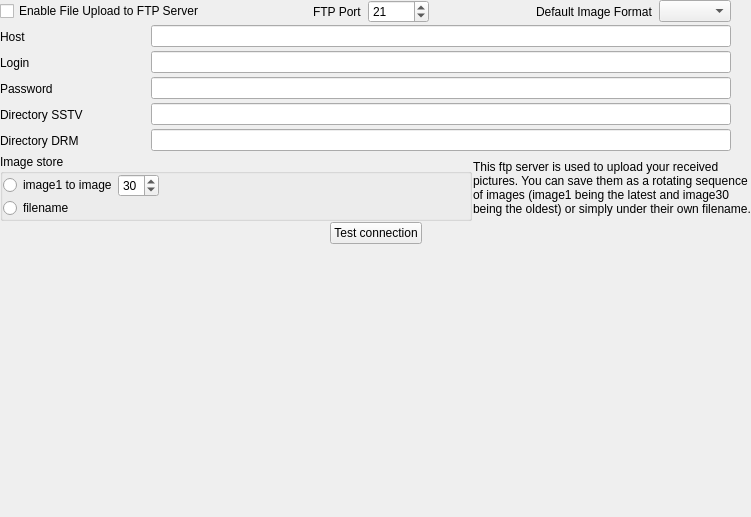
<?xml version="1.0" encoding="UTF-8"?>
<ui version="4.0">
 <class>ftpConfig</class>
 <widget class="QWidget" name="ftpConfig">
  <property name="geometry">
   <rect>
    <x>0</x>
    <y>0</y>
    <width>751</width>
    <height>517</height>
   </rect>
  </property>
  <property name="windowTitle">
   <string>Form</string>
  </property>
  <layout class="QVBoxLayout" name="verticalLayout_2">
   <property name="spacing">
    <number>1</number>
   </property>
   <property name="leftMargin">
    <number>0</number>
   </property>
   <property name="topMargin">
    <number>0</number>
   </property>
   <property name="rightMargin">
    <number>0</number>
   </property>
   <property name="bottomMargin">
    <number>0</number>
   </property>
   <item>
    <layout class="QHBoxLayout" name="_2">
     <property name="spacing">
      <number>6</number>
     </property>
     <property name="leftMargin">
      <number>0</number>
     </property>
     <property name="topMargin">
      <number>0</number>
     </property>
     <property name="rightMargin">
      <number>0</number>
     </property>
     <property name="bottomMargin">
      <number>0</number>
     </property>
     <item>
      <widget class="QCheckBox" name="enableFTPCheckBox">
       <property name="text">
        <string>Enable File Upload to FTP Server</string>
       </property>
      </widget>
     </item>
     <item>
      <spacer>
       <property name="orientation">
        <enum>Qt::Horizontal</enum>
       </property>
       <property name="sizeType">
        <enum>QSizePolicy::Expanding</enum>
       </property>
       <property name="sizeHint" stdset="0">
        <size>
         <width>20</width>
         <height>20</height>
        </size>
       </property>
      </spacer>
     </item>
     <item>
      <widget class="QLabel" name="ftpPortLabel">
       <property name="text">
        <string>FTP Port</string>
       </property>
       <property name="wordWrap">
        <bool>false</bool>
       </property>
      </widget>
     </item>
     <item>
      <widget class="QSpinBox" name="ftpPortSpinBox">
       <property name="minimum">
        <number>1</number>
       </property>
       <property name="maximum">
        <number>10000</number>
       </property>
       <property name="value">
        <number>21</number>
       </property>
      </widget>
     </item>
     <item>
      <spacer>
       <property name="orientation">
        <enum>Qt::Horizontal</enum>
       </property>
       <property name="sizeType">
        <enum>QSizePolicy::Expanding</enum>
       </property>
       <property name="sizeHint" stdset="0">
        <size>
         <width>20</width>
         <height>20</height>
        </size>
       </property>
      </spacer>
     </item>
     <item>
      <widget class="QLabel" name="defaultImageModeLabel">
       <property name="text">
        <string>Default Image Format</string>
       </property>
       <property name="wordWrap">
        <bool>false</bool>
       </property>
      </widget>
     </item>
     <item>
      <widget class="QComboBox" name="ftpDefaultImageFormatComboBox"/>
     </item>
     <item>
      <spacer>
       <property name="orientation">
        <enum>Qt::Horizontal</enum>
       </property>
       <property name="sizeType">
        <enum>QSizePolicy::Preferred</enum>
       </property>
       <property name="sizeHint" stdset="0">
        <size>
         <width>20</width>
         <height>20</height>
        </size>
       </property>
      </spacer>
     </item>
    </layout>
   </item>
   <item>
    <layout class="QHBoxLayout" name="_4">
     <property name="spacing">
      <number>6</number>
     </property>
     <property name="leftMargin">
      <number>0</number>
     </property>
     <property name="topMargin">
      <number>0</number>
     </property>
     <property name="rightMargin">
      <number>0</number>
     </property>
     <property name="bottomMargin">
      <number>0</number>
     </property>
     <item>
      <widget class="QLabel" name="remoteHostLabel">
       <property name="sizePolicy">
        <sizepolicy hsizetype="Fixed" vsizetype="Fixed">
         <horstretch>0</horstretch>
         <verstretch>0</verstretch>
        </sizepolicy>
       </property>
       <property name="minimumSize">
        <size>
         <width>145</width>
         <height>25</height>
        </size>
       </property>
       <property name="text">
        <string>Host</string>
       </property>
       <property name="wordWrap">
        <bool>false</bool>
       </property>
      </widget>
     </item>
     <item>
      <widget class="QLineEdit" name="remoteHostLineEdit"/>
     </item>
     <item>
      <spacer>
       <property name="orientation">
        <enum>Qt::Horizontal</enum>
       </property>
       <property name="sizeType">
        <enum>QSizePolicy::Preferred</enum>
       </property>
       <property name="sizeHint" stdset="0">
        <size>
         <width>20</width>
         <height>20</height>
        </size>
       </property>
      </spacer>
     </item>
    </layout>
   </item>
   <item>
    <layout class="QHBoxLayout" name="_3">
     <property name="spacing">
      <number>6</number>
     </property>
     <property name="leftMargin">
      <number>0</number>
     </property>
     <property name="topMargin">
      <number>0</number>
     </property>
     <property name="rightMargin">
      <number>0</number>
     </property>
     <property name="bottomMargin">
      <number>0</number>
     </property>
     <item>
      <widget class="QLabel" name="ftploginLabel">
       <property name="sizePolicy">
        <sizepolicy hsizetype="Fixed" vsizetype="Fixed">
         <horstretch>0</horstretch>
         <verstretch>0</verstretch>
        </sizepolicy>
       </property>
       <property name="minimumSize">
        <size>
         <width>145</width>
         <height>25</height>
        </size>
       </property>
       <property name="text">
        <string>Login</string>
       </property>
       <property name="wordWrap">
        <bool>false</bool>
       </property>
      </widget>
     </item>
     <item>
      <widget class="QLineEdit" name="ftpLoginLineEdit"/>
     </item>
     <item>
      <spacer>
       <property name="orientation">
        <enum>Qt::Horizontal</enum>
       </property>
       <property name="sizeType">
        <enum>QSizePolicy::Preferred</enum>
       </property>
       <property name="sizeHint" stdset="0">
        <size>
         <width>20</width>
         <height>20</height>
        </size>
       </property>
      </spacer>
     </item>
    </layout>
   </item>
   <item>
    <layout class="QHBoxLayout">
     <property name="spacing">
      <number>6</number>
     </property>
     <property name="leftMargin">
      <number>0</number>
     </property>
     <property name="topMargin">
      <number>0</number>
     </property>
     <property name="rightMargin">
      <number>0</number>
     </property>
     <property name="bottomMargin">
      <number>0</number>
     </property>
     <item>
      <widget class="QLabel" name="passwordLabel">
       <property name="sizePolicy">
        <sizepolicy hsizetype="Fixed" vsizetype="Fixed">
         <horstretch>0</horstretch>
         <verstretch>0</verstretch>
        </sizepolicy>
       </property>
       <property name="minimumSize">
        <size>
         <width>145</width>
         <height>25</height>
        </size>
       </property>
       <property name="text">
        <string>Password</string>
       </property>
       <property name="wordWrap">
        <bool>false</bool>
       </property>
      </widget>
     </item>
     <item>
      <widget class="QLineEdit" name="ftpPasswordLineEdit">
       <property name="echoMode">
        <enum>QLineEdit::Password</enum>
       </property>
      </widget>
     </item>
     <item>
      <spacer>
       <property name="orientation">
        <enum>Qt::Horizontal</enum>
       </property>
       <property name="sizeType">
        <enum>QSizePolicy::Preferred</enum>
       </property>
       <property name="sizeHint" stdset="0">
        <size>
         <width>20</width>
         <height>20</height>
        </size>
       </property>
      </spacer>
     </item>
    </layout>
   </item>
   <item>
    <layout class="QHBoxLayout" name="_5">
     <property name="spacing">
      <number>6</number>
     </property>
     <property name="leftMargin">
      <number>0</number>
     </property>
     <property name="topMargin">
      <number>0</number>
     </property>
     <property name="rightMargin">
      <number>0</number>
     </property>
     <property name="bottomMargin">
      <number>0</number>
     </property>
     <item>
      <widget class="QLabel" name="remoteSSTVDirectoryLabel">
       <property name="sizePolicy">
        <sizepolicy hsizetype="Fixed" vsizetype="Fixed">
         <horstretch>0</horstretch>
         <verstretch>0</verstretch>
        </sizepolicy>
       </property>
       <property name="minimumSize">
        <size>
         <width>145</width>
         <height>25</height>
        </size>
       </property>
       <property name="text">
        <string>Directory SSTV</string>
       </property>
       <property name="wordWrap">
        <bool>false</bool>
       </property>
      </widget>
     </item>
     <item>
      <widget class="QLineEdit" name="remoteSSTVDirectoryLineEdit"/>
     </item>
     <item>
      <spacer>
       <property name="orientation">
        <enum>Qt::Horizontal</enum>
       </property>
       <property name="sizeType">
        <enum>QSizePolicy::Preferred</enum>
       </property>
       <property name="sizeHint" stdset="0">
        <size>
         <width>20</width>
         <height>20</height>
        </size>
       </property>
      </spacer>
     </item>
    </layout>
   </item>
   <item>
    <layout class="QHBoxLayout" name="_6">
     <property name="spacing">
      <number>6</number>
     </property>
     <property name="leftMargin">
      <number>0</number>
     </property>
     <property name="topMargin">
      <number>0</number>
     </property>
     <property name="rightMargin">
      <number>0</number>
     </property>
     <property name="bottomMargin">
      <number>0</number>
     </property>
     <item>
      <widget class="QLabel" name="remoteDRMDirectoryLabel">
       <property name="sizePolicy">
        <sizepolicy hsizetype="Fixed" vsizetype="Fixed">
         <horstretch>0</horstretch>
         <verstretch>0</verstretch>
        </sizepolicy>
       </property>
       <property name="minimumSize">
        <size>
         <width>145</width>
         <height>25</height>
        </size>
       </property>
       <property name="text">
        <string>Directory DRM</string>
       </property>
       <property name="wordWrap">
        <bool>false</bool>
       </property>
      </widget>
     </item>
     <item>
      <widget class="QLineEdit" name="remoteDRMDirectoryLineEdit"/>
     </item>
     <item>
      <spacer>
       <property name="orientation">
        <enum>Qt::Horizontal</enum>
       </property>
       <property name="sizeType">
        <enum>QSizePolicy::Preferred</enum>
       </property>
       <property name="sizeHint" stdset="0">
        <size>
         <width>20</width>
         <height>20</height>
        </size>
       </property>
      </spacer>
     </item>
    </layout>
   </item>
   <item>
    <layout class="QHBoxLayout" name="horizontalLayout_3">
     <item>
      <widget class="QGroupBox" name="groupBox">
       <property name="title">
        <string>Image store</string>
       </property>
       <layout class="QVBoxLayout" name="verticalLayout">
        <property name="spacing">
         <number>1</number>
        </property>
        <property name="leftMargin">
         <number>0</number>
        </property>
        <property name="topMargin">
         <number>0</number>
        </property>
        <property name="rightMargin">
         <number>0</number>
        </property>
        <property name="bottomMargin">
         <number>0</number>
        </property>
        <item>
         <layout class="QHBoxLayout" name="horizontalLayout_2">
          <item>
           <widget class="QRadioButton" name="imageRadioButton">
            <property name="text">
             <string>image1 to image</string>
            </property>
           </widget>
          </item>
          <item>
           <widget class="QSpinBox" name="ftpNumImagesSpinBox">
            <property name="minimum">
             <number>1</number>
            </property>
            <property name="maximum">
             <number>50</number>
            </property>
            <property name="value">
             <number>30</number>
            </property>
           </widget>
          </item>
          <item>
           <spacer name="horizontalSpacer">
            <property name="orientation">
             <enum>Qt::Horizontal</enum>
            </property>
            <property name="sizeHint" stdset="0">
             <size>
              <width>40</width>
              <height>20</height>
             </size>
            </property>
           </spacer>
          </item>
         </layout>
        </item>
        <item>
         <widget class="QRadioButton" name="filenameRadioButton">
          <property name="text">
           <string>filename</string>
          </property>
         </widget>
        </item>
       </layout>
      </widget>
     </item>
     <item>
      <widget class="QLabel" name="label_2">
       <property name="text">
        <string>This ftp server is used to upload your received pictures. You can save them as a rotating sequence of images (image1 being the latest and image30 being the oldest) or simply under their own filename.</string>
       </property>
       <property name="wordWrap">
        <bool>true</bool>
       </property>
      </widget>
     </item>
    </layout>
   </item>
   <item>
    <layout class="QHBoxLayout" name="horizontalLayout" stretch="0,0,0">
     <item>
      <spacer name="horizontalSpacer_2">
       <property name="orientation">
        <enum>Qt::Horizontal</enum>
       </property>
       <property name="sizeHint" stdset="0">
        <size>
         <width>40</width>
         <height>20</height>
        </size>
       </property>
      </spacer>
     </item>
     <item>
      <widget class="QPushButton" name="testFTPPushButton">
       <property name="text">
        <string>Test connection</string>
       </property>
      </widget>
     </item>
     <item>
      <spacer name="horizontalSpacer_3">
       <property name="orientation">
        <enum>Qt::Horizontal</enum>
       </property>
       <property name="sizeHint" stdset="0">
        <size>
         <width>40</width>
         <height>20</height>
        </size>
       </property>
      </spacer>
     </item>
    </layout>
   </item>
   <item>
    <spacer name="spacer">
     <property name="orientation">
      <enum>Qt::Vertical</enum>
     </property>
     <property name="sizeType">
      <enum>QSizePolicy::Expanding</enum>
     </property>
     <property name="sizeHint" stdset="0">
      <size>
       <width>20</width>
       <height>6</height>
      </size>
     </property>
    </spacer>
   </item>
  </layout>
 </widget>
 <resources/>
 <connections/>
</ui>
